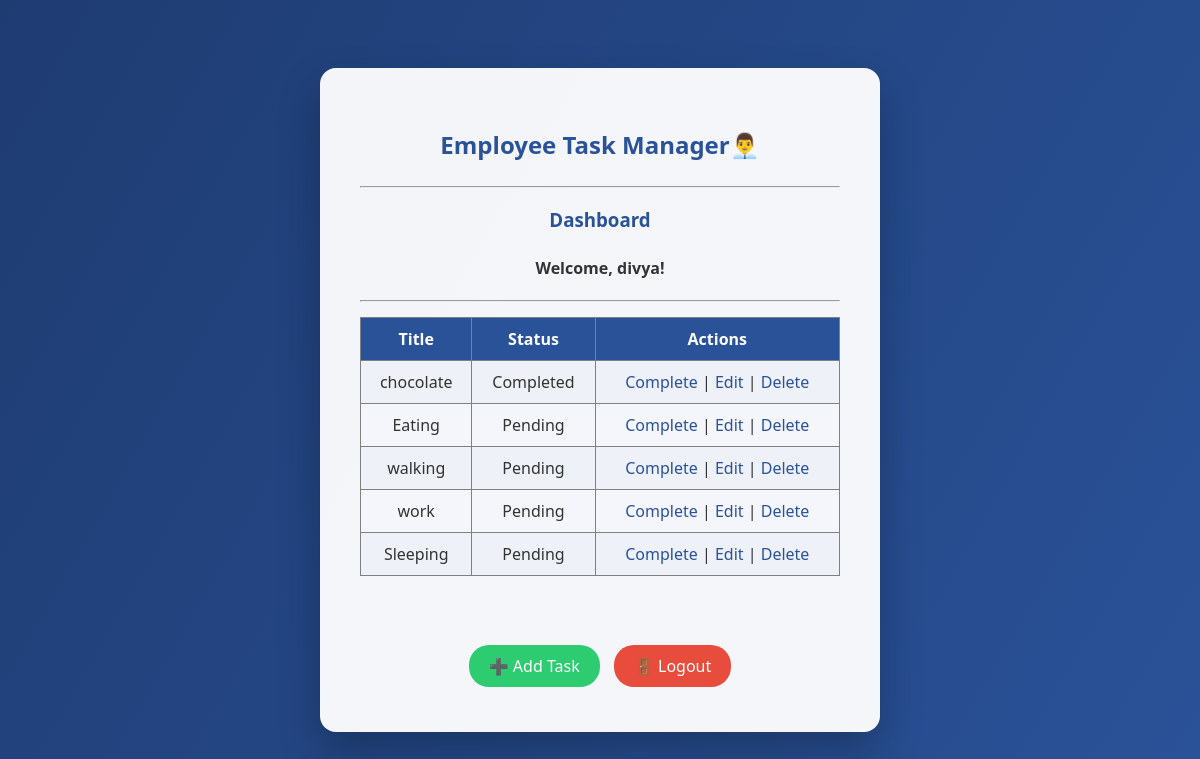
Before: /dashboard (signed in) with the older database file.
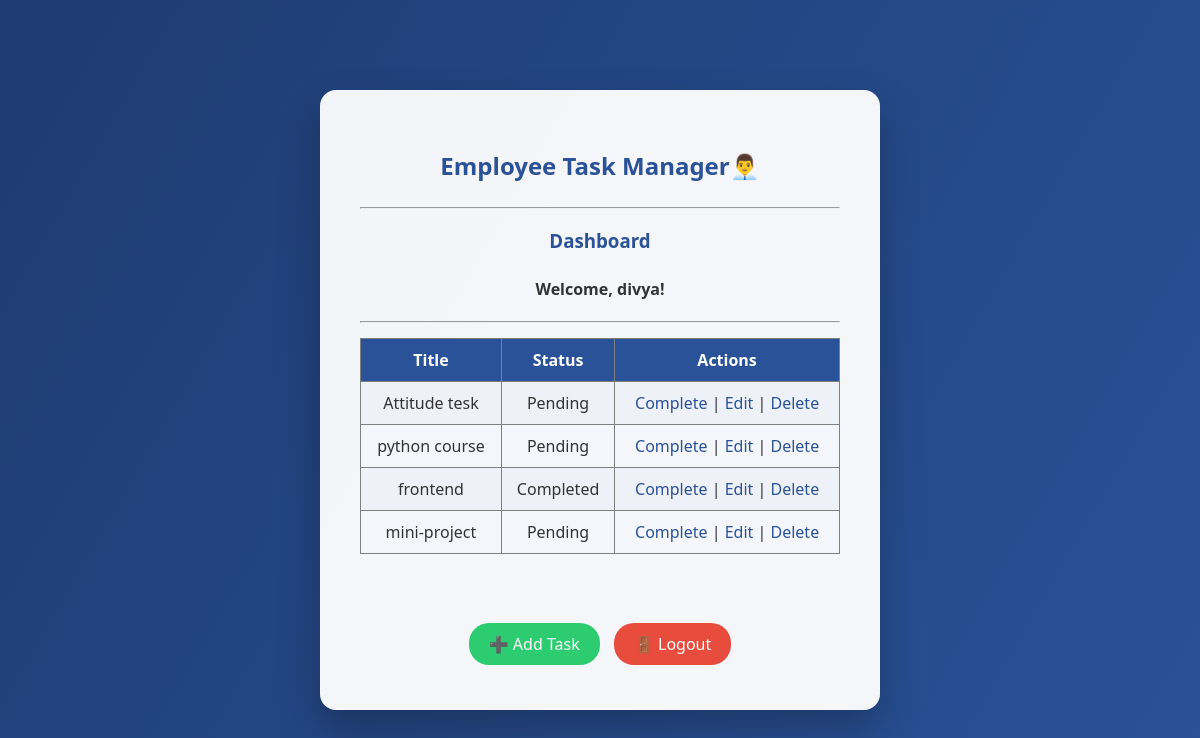
After: the same page with the newer database file.
### app.py (models this page shows)
class User(UserMixin, db.Model):
    id = db.Column(db.Integer, primary_key=True)
    username = db.Column(db.String(100), unique=True)
    password = db.Column(db.String(100))

class Task(db.Model):
    id = db.Column(db.Integer, primary_key=True)
    title = db.Column(db.String(200))
    status = db.Column(db.String(50), default="Pending")
    user_id = db.Column(db.Integer, db.ForeignKey('user.id'))

### app.py (the view)
@app.route('/dashboard')
@login_required
def dashboard():
    tasks = Task.query.filter_by(user_id=current_user.id).all()
    return render_template('dashboard.html', tasks=tasks)

### app.py (called while the page is built)
@login_manager.user_loader
def load_user(user_id):
    return User.query.get(int(user_id))

### templates/dashboard.html
{% extends "base.html" %}
{% block content %}
<h3>Dashboard</h3>
<center><h4>Welcome, {{ current_user.username }}!</h4>
</center>
<hr>
<table border="1">
    <tr>
        <th>Title</th>
        <th>Status</th>
        <th>Actions</th>
    </tr>
    {% for task in tasks %}
    <tr>
        <td>{{ task.title }}</td>
        <td>{{ task.status }}</td>
        <td>
            <a href="/complete/{{ task.id }}">Complete</a> |
          <a href="{{ url_for('edit', id=task.id) }}">Edit</a> |
            <a href="/delete/{{ task.id }}">Delete</a>
        </td>
    </tr>
    {% endfor %}
</table><br><br>
<center>
<div class="actions">
    <a href="/add_task" class="btn-add">➕ Add Task</a>
    <a href="/logout" class="btn-logout">🚪 Logout</a>
</div>
</center>
{% endblock %}

### templates/base.html (shortened to what this page needs)
 <!DOCTYPE html>
<html>
<head>
<link rel="stylesheet" href="{{ url_for('static', filename='style.css') }}">
<body>
<div class="container">
<h2>Employee Task Manager👨‍💼</h2>
<hr>
{% block content %}{% endblock %}
</div>
</body>
</head>

### static/style.css (style rules this page uses)
body { margin: 0; font-family: "Segoe UI", Tahoma, sans-serif; background: linear-gradient(120deg, #1e3c72, #2a5298); min-height: 100vh; display: flex; justify-content: center; align-items: center; color: #333; }
.container { background: rgba(255, 255, 255, 0.95); padding: 40px; border-radius: 16px; width: 480px; box-shadow: 0 20px 40px rgba(0,0,0,0.25); animation: fadeIn 0.6s ease; }
h2, h3 { text-align: center; margin-bottom: 25px; color: #2a5298; }
a { color: #2a5298; text-decoration: none; font-weight: 500; }
table { width: 100%; border-collapse: collapse; margin-top: 15px; }
th { background: #2a5298; color: white; padding: 10px; }
td { padding: 10px; background: #f4f6fb; text-align: center; }
tr:nth-child(even) td { background: #eef1f7; }
.actions { text-align: center; margin-top: 20px; }
.btn-add { background: #2ecc71; color: white; padding: 10px 20px; border-radius: 20px; text-decoration: none; margin: 5px; display: inline-block; }
.btn-logout { background: #e74c3c; color: white; padding: 10px 20px; border-radius: 20px; text-decoration: none; margin: 5px; display: inline-block; }

Changed rows visible on the page:
removed Task: title "chocolate", status "Completed"
removed Task: title "Eating", status "Pending"
removed Task: title "walking", status "Pending"
removed Task: title "work", status "Pending"
removed Task: title "Sleeping", status "Pending"
added Task: title "Attitude tesk", status "Pending"
added Task: title "python course", status "Pending"
added Task: title "frontend", status "Completed"
added Task: title "mini-project", status "Pending"
